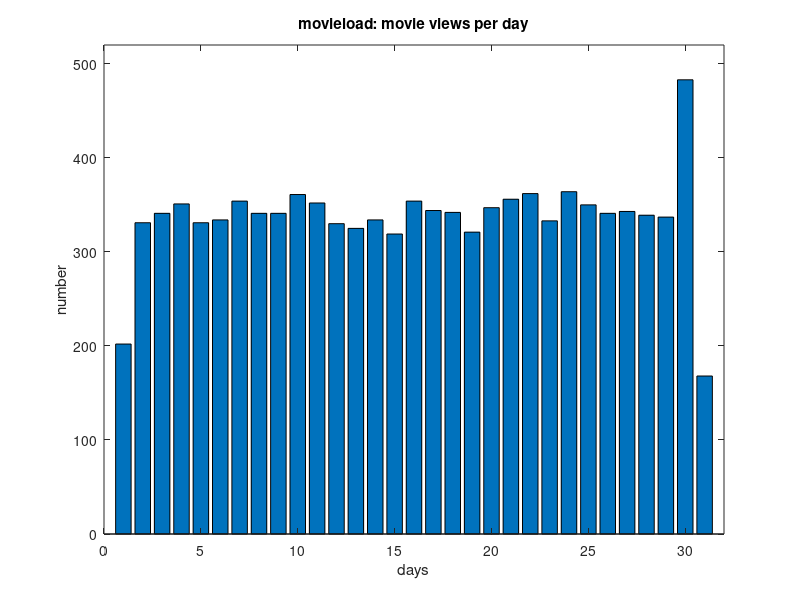
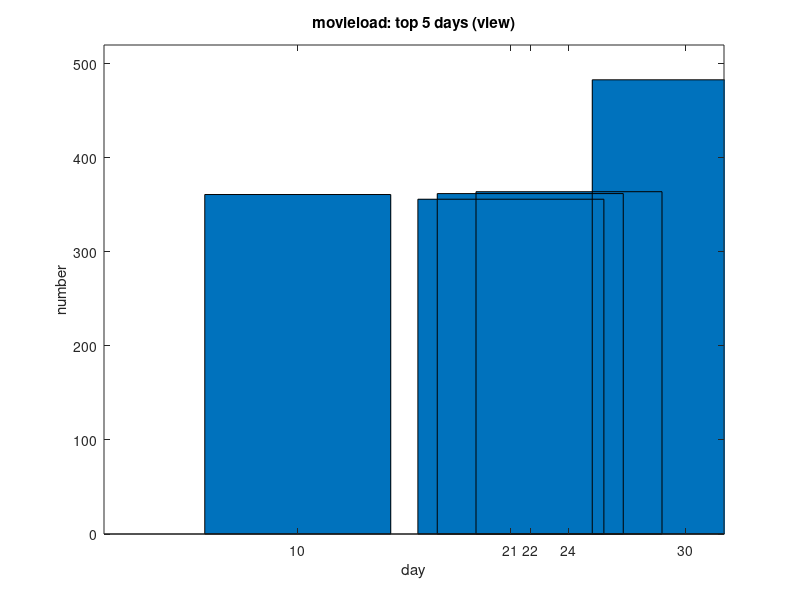

MATLAB code to generate these figures, in order: (Note: this script raises an error after producing the figures.)

% question 3e view
om_view_days = load('question3e_om_view_days.csv');
s_om_view_days = sortrows(om_view_days,1);
figure; bar(s_om_view_days(:,2)); xlabel('days'); ylabel('number');
title('movieload: movie views per day'); axis([0 32 0 520]);
% top 5
om_v_d5 = om_view_days(1:5,:);
figure; bar(om_v_d5(:,1),om_v_d5(:,2));
xlabel('day'); ylabel('number'); axis([0 32 0 520]);
title('movieload: top 5 days (view)');

om_view_years = load('question3e_om_view_years.csv');
data = yearsToPlottable(om_view_years);
figure; bar3(data','detached');
zlabel('number');ylabel('month');set(gca,'xticklabel',[]);
legend('2008','2009','2010','2011','2012');
title('movieload: movie views per month and year');
% top 5
om_v_ys5 = om_view_years(1:5,:);
data = yearsToPlottable(om_v_ys5);
figure; bar3(data','detached');
zlabel('number');ylabel('month');set(gca,'xticklabel',[]);
legend('2008','2009','2010','2011','2012');
title('movieload: top 5 per month and year (view)');

om_view_year = load('question3e_om_view_year.csv');
data = yearToPlottable(om_view_year);
figure; bar(data); xlabel('month'); ylabel('number'); 
title('movieload: movie views per month in 2012');
% top 5
om_v_y5 = om_view_year(1:5,:);
figure; bar(om_v_y5(:,1),om_v_y5(:,3));
xlabel('months'); ylabel('number'); axis([0 13 0 10500]);
title('movieload: top 5 months in 2012 (view)');


% question 3e download
om_down_days = load('question3e_om_download_days.csv');
s_om_down_days = sortrows(om_down_days,1);
figure; bar(s_om_down_days(:,2)); xlabel('days'); ylabel('number');
title('movieload: movie downloads per day'); axis([0 32 0 55]);
% top 5
om_d_d5 = om_down_days(1:5,:);
figure; bar(om_d_d5(:,1),om_d_d5(:,2));
xlabel('day'); ylabel('number'); axis([0 32 0 60]);
title('movieload: top 5 days (download)');

om_down_years = load('question3e_om_download_years.csv');
data = yearsToPlottable(om_down_years);
figure; bar3(data','detached');
zlabel('number');ylabel('month');set(gca,'xticklabel',[]);
legend('2008','2009','2010','2011','2012');
title('movieload: movie downloads per month and year');
% top 5
om_d_ys5 = om_down_years(1:5,:);
data = yearsToPlottable(om_d_ys5);
figure; bar3(data','detached');
zlabel('number');ylabel('month');set(gca,'xticklabel',[]);
legend('2008','2009','2010','2011','2012');
title('movieload: top 5 per month and year (download)');

om_down_year = load('question3e_om_download_year.csv');
data = yearToPlottable(om_down_year);
figure; bar(data); xlabel('month'); ylabel('number'); 
title('movieload: movie downloads per month in 2012');
% top 5
om_d_y5 = om_down_year(1:5,:);
figure; bar(om_d_y5(:,1),om_d_y5(:,3));
xlabel('months'); ylabel('number'); axis([0 13 0 1200]);
title('movieload: top 5 months in 2012 (download)');

% question 3e hard copies
pm_days = load('question3e_pm_days.csv');
s_pm_days = sortrows(pm_days,1);
figure; bar(s_pm_days(:,2)); xlabel('days'); ylabel('number');
title('wollyhood: movies sold per day'); axis([0 32 0 800]);
% top 5
pm_d5 = pm_days(1:5,:);
figure; bar(pm_d5(:,1),pm_d5(:,2));
xlabel('day'); ylabel('number'); axis([0 32 0 800]);
title('wollyhood: top 5 days (hard copies)');

pm_years = load('question3e_pm_years.csv');
data = yearsToPlottable(pm_years);
figure; bar3(data','detached');
zlabel('number');ylabel('month');set(gca,'xticklabel',[]);
legend('2008','2009','2010','2011','2012');
title('wollyhood: movies sold per month and year');
% top 5
pm_ys5 = pm_years(1:5,:);
data = yearsToPlottable(pm_ys5);
figure; bar3(data','detached');
zlabel('number');ylabel('month');set(gca,'xticklabel',[]);
legend('2008','2009','2010','2011','2012');
title('wollyhood: top 5 per month and year (hardcopies)');

pm_year = load('question3e_pm_year.csv');
data = yearToPlottable(pm_year);
figure; bar(data); xlabel('month'); ylabel('number'); 
title('wollyhood: movies sold per month in 2012');
% top 5
pm_y5 = pm_year(1:5,:);
figure; bar(pm_y5(:,1),pm_y5(:,3));
xlabel('months'); ylabel('number'); axis([0 13 0 15000]);
title('wollyhood: top 5 months in 2012 (hard copies)');

% question 3d
om = load('question3d_om.csv');
pm = load('question3d_pm.csv');
om_data = yearsToPlottable(om);
pm_data = yearsToPlottable(pm);

figure;
subplot(1,2,1);
bar3(om_data','detached'); zlabel('number');ylabel('month'); set(gca,'xticklabel',[]);
title('movieload: movie views and downloads per month and year');
subplot(1,2,2);
bar3(pm_data','detached'); zlabel('number');ylabel('month'); set(gca,'xticklabel',[]);
title('wollyhood: movies sold per month and year');
legend('2008','2009','2010','2011','2012');



